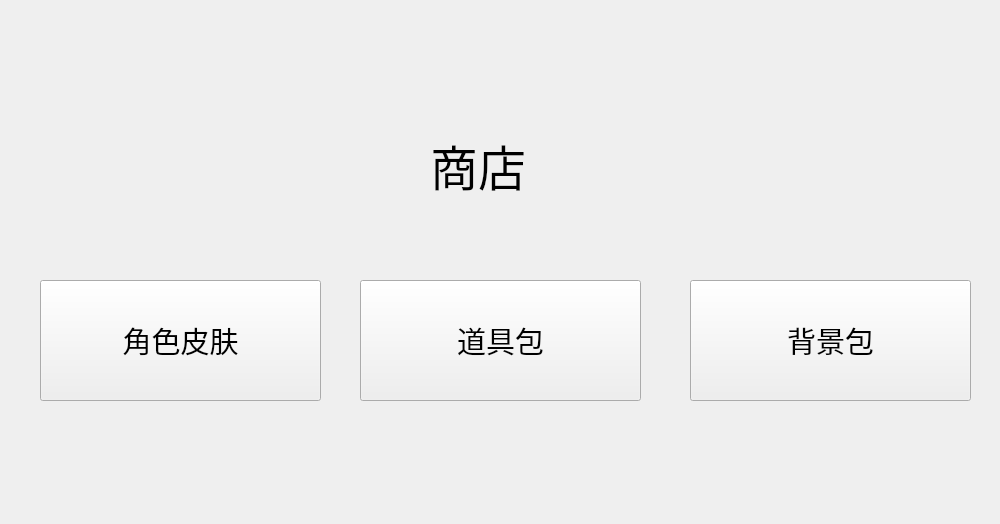
<?xml version="1.0" encoding="UTF-8"?>
<ui version="4.0">
 <class>Store</class>
 <widget class="QWidget" name="Store">
  <property name="geometry">
   <rect>
    <x>0</x>
    <y>0</y>
    <width>1000</width>
    <height>524</height>
   </rect>
  </property>
  <property name="windowTitle">
   <string>Form</string>
  </property>
  <widget class="QPushButton" name="characters">
   <property name="geometry">
    <rect>
     <x>40</x>
     <y>280</y>
     <width>281</width>
     <height>121</height>
    </rect>
   </property>
   <property name="font">
    <font>
     <family>Agency FB</family>
     <pointsize>22</pointsize>
    </font>
   </property>
   <property name="text">
    <string>角色皮肤</string>
   </property>
  </widget>
  <widget class="QPushButton" name="props">
   <property name="geometry">
    <rect>
     <x>360</x>
     <y>280</y>
     <width>281</width>
     <height>121</height>
    </rect>
   </property>
   <property name="font">
    <font>
     <family>Agency FB</family>
     <pointsize>22</pointsize>
    </font>
   </property>
   <property name="text">
    <string>道具包</string>
   </property>
  </widget>
  <widget class="QPushButton" name="backgrounds">
   <property name="geometry">
    <rect>
     <x>690</x>
     <y>280</y>
     <width>281</width>
     <height>121</height>
    </rect>
   </property>
   <property name="font">
    <font>
     <family>Agency FB</family>
     <pointsize>22</pointsize>
    </font>
   </property>
   <property name="text">
    <string>背景包</string>
   </property>
  </widget>
  <widget class="QLabel" name="text">
   <property name="geometry">
    <rect>
     <x>430</x>
     <y>100</y>
     <width>131</width>
     <height>131</height>
    </rect>
   </property>
   <property name="font">
    <font>
     <family>Agency FB</family>
     <pointsize>36</pointsize>
    </font>
   </property>
   <property name="text">
    <string>商店</string>
   </property>
  </widget>
 </widget>
 <resources/>
 <connections/>
</ui>
